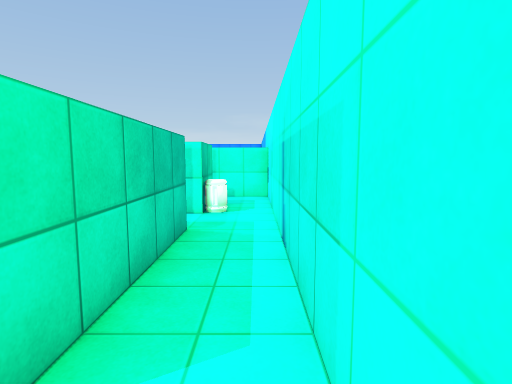
[1] (above)

16 first-person views from a walk through a scene from a Unity 3-D project. The camera is 1.5 m above the floor, tilts 6° down and sees 80° across. The floor is counted in squares, 1 m on a side. Each view is taken from the middle of a square. On the plan, view 1 faces up. The plan holds only what a view shows up to about 15 squares ahead; the rest is blank. The player character is not drawn. Some animated figures are left out. Door leaves are left out, so doorways stand open. Surface patterns are stand-ins for the level's own textures.

[2]
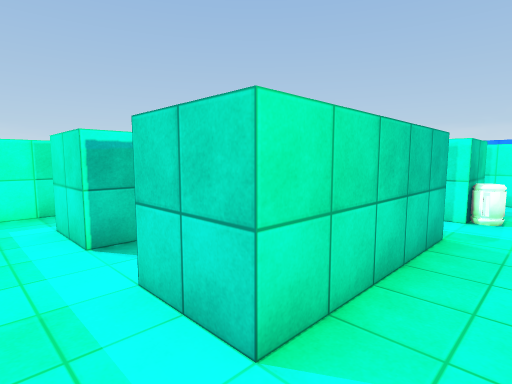

[3]
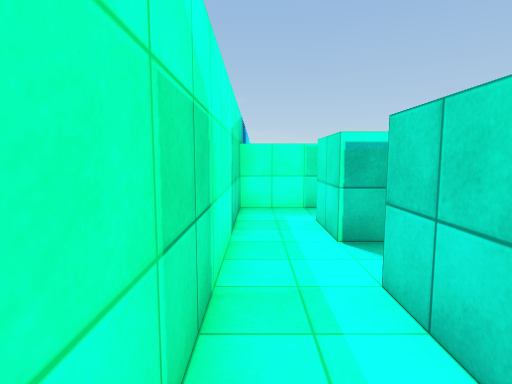

[4]
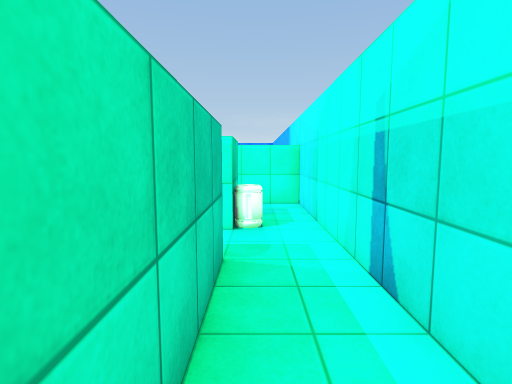

[5]
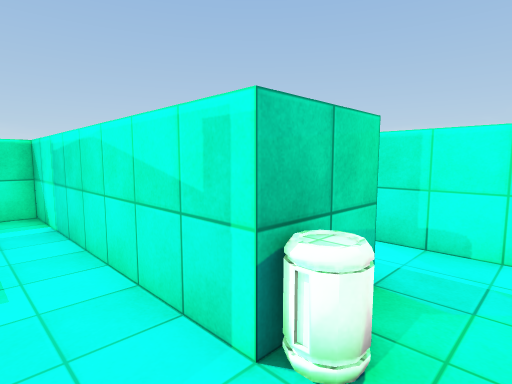

[6]
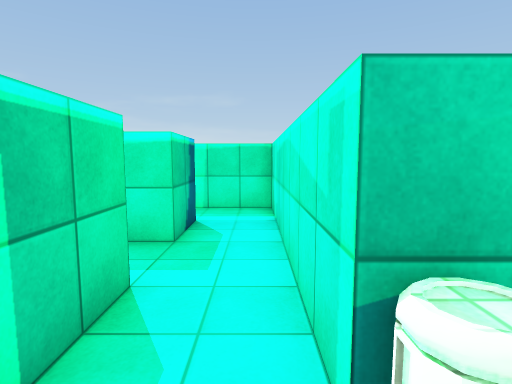

[7]
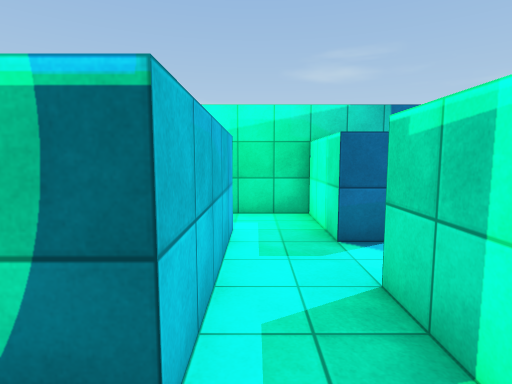

[8]
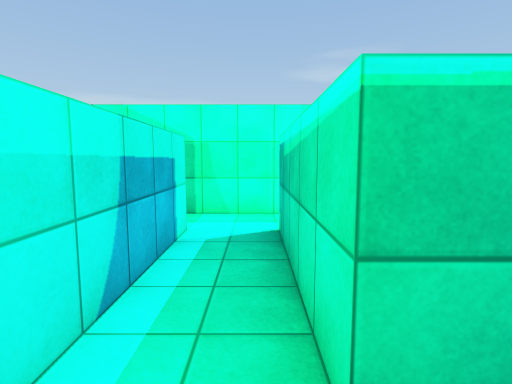

[9]
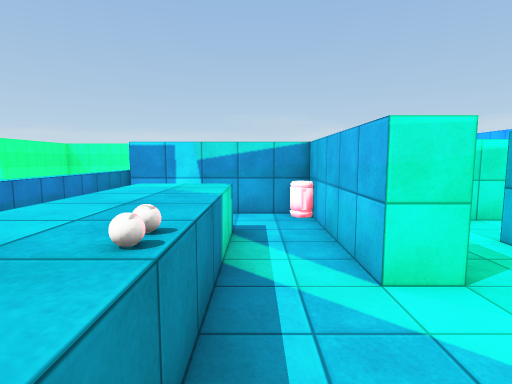

[10]
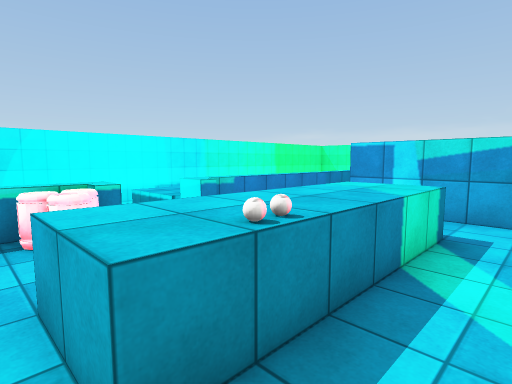

[11]
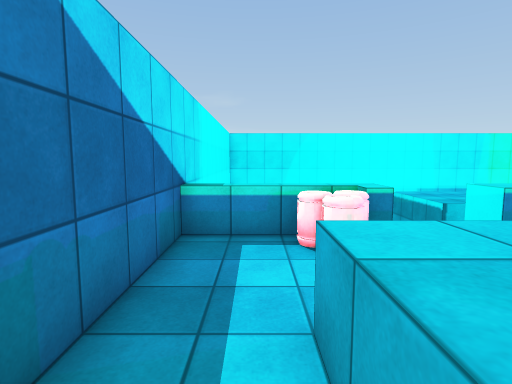

[12]
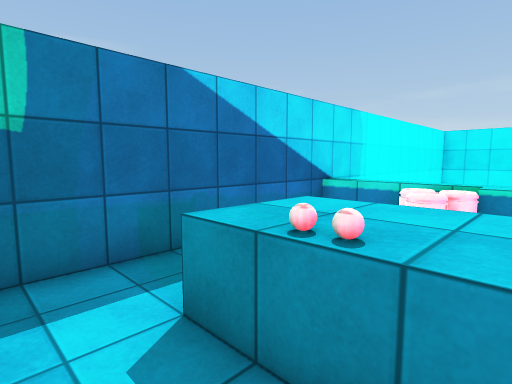

[13]
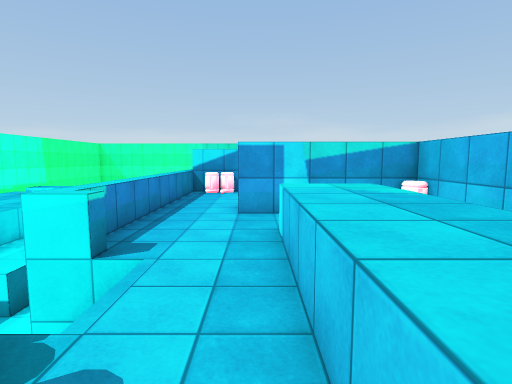

[14]
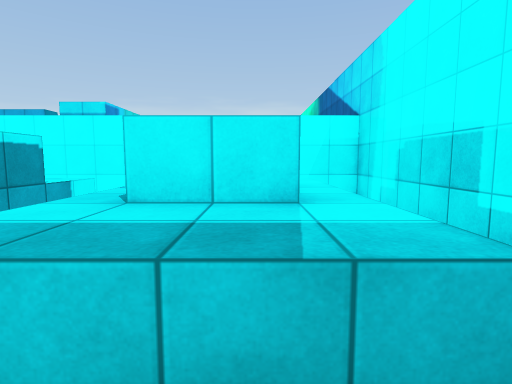

[15]
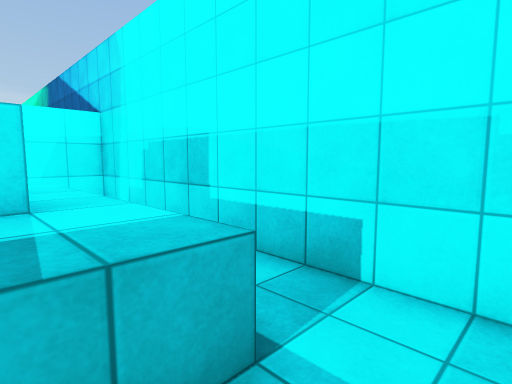

[16]
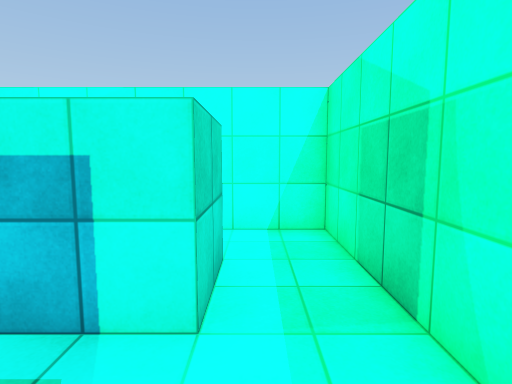

### Floor plan
Key: @ floor where view 1 was taken; # wall or solid block; . main floor; - floor 2 m lower than the main floor; / step, stairs or slope; D open door; = window, fence, low wall or low ledge; ^ raised ledge; B barrel.
Columns run from 29 left of view 1 to 1 right of it. Each row starts with its distance up from view 1.
 16            ###
 15            #BB
 14            =..
 13            =..             ####
 12            =..             ...#
 11       #    =..#            ...#
 10       #^   =..######       #..#
  9       #^^  =......B#########B.#
  8    ####^^- =.......#..........#
  7         -- =...^^..#..........#
  6            =...^^..#..##..##..#
  5   ^^^^     //..^^..#..##..##..#
  4   ^^#       /..^^..D..##..##..#
  3 - ^^#      #B..^^..D..##..##..#
  2  -^^^^^^^  #B..^^..#..##..##..#
  1 ---        =.......#..........#
  0 ----       =.......#.........@#
 -1 ###############################

Where each view was taken, in squares from view 1:
view 1: 0 up, 0 right, facing up
view 2: 0 up, 0 right, facing up-left
view 3: 0 up, 0 right, facing left
view 4: 2 up, 1 left, facing up
view 5: 7 up, 0 right, facing up-left
view 6: 8 up, 0 right, facing left
view 7: 8 up, 8 left, facing down
view 8: 8 up, 5 left, facing down
view 9: 1 up, 12 left, facing up
view 10: 1 up, 11 left, facing up-left
view 11: 1 up, 12 left, facing left
view 12: 4 up, 11 left, facing down-left
view 13: 1 up, 15 left, facing up
view 14: 3 up, 29 left, facing right
view 15: 3 up, 29 left, facing down-right
view 16: 1 up, 6 left, facing right
